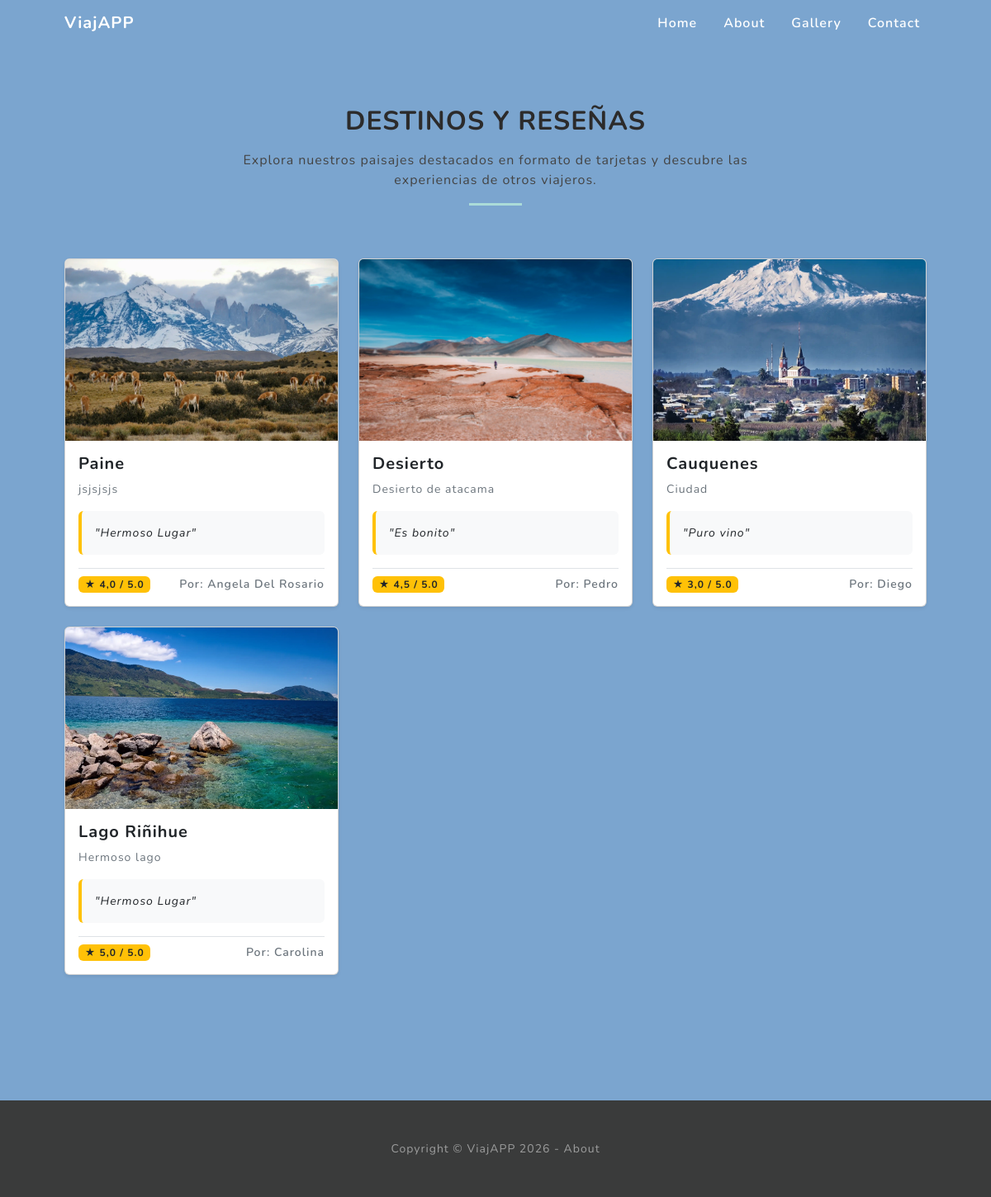
Page /gallery/?page=3 on the earlier database version.
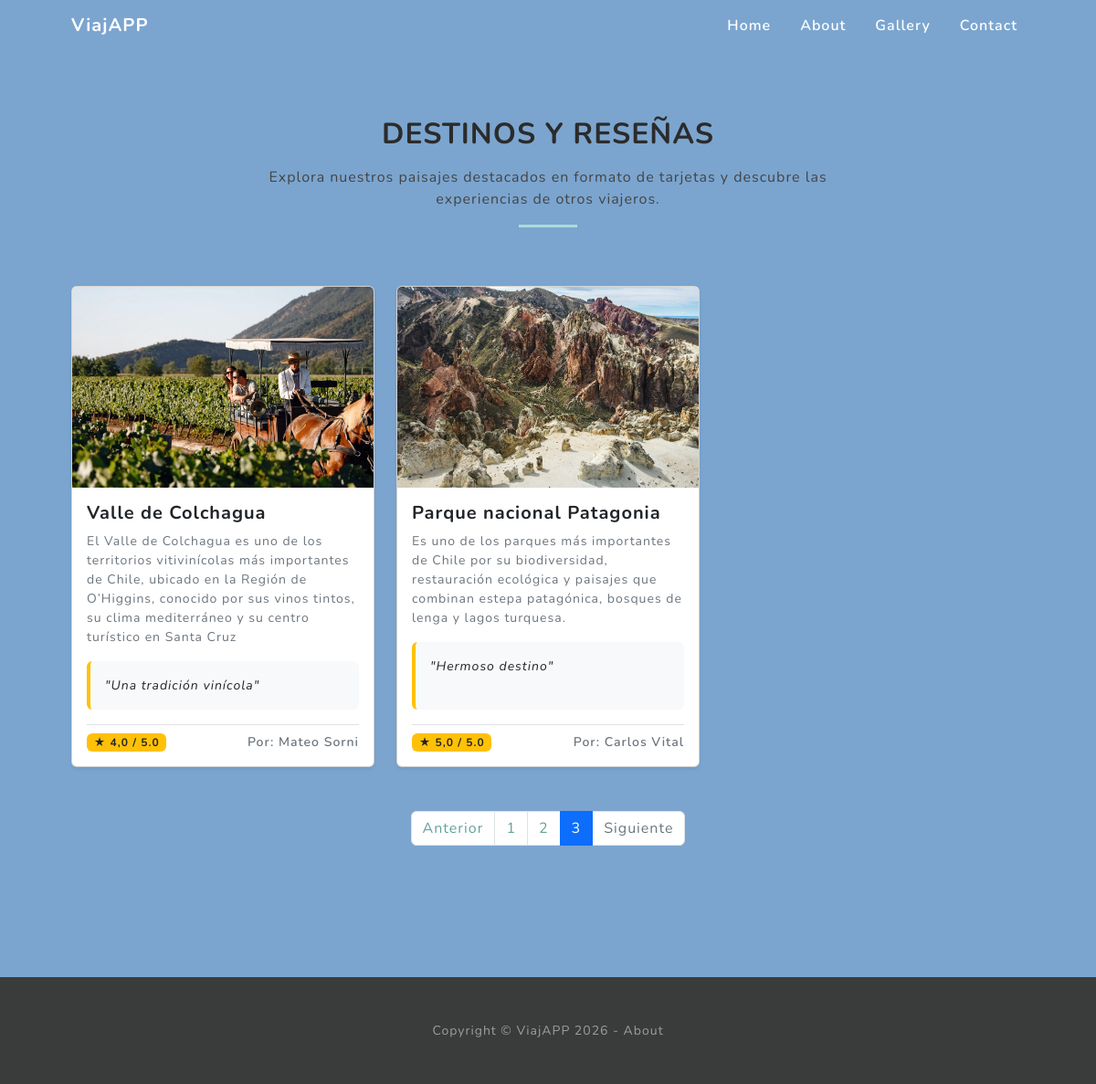
Same page on the later database version.
### gallery/models.py (models this page shows, shortened)
class Destino(models.Model):
    nombre=models.CharField(max_length=100, verbose_name='Nombre del destino')
    descripcion=models.TextField(verbose_name='Descripción del destino')
    imagen=models.ImageField(upload_to='destinos/', verbose_name='Imagen del destino')
    created=models.DateTimeField(auto_now_add=True, verbose_name='Fecha de creación')
    updated=models.DateTimeField(auto_now=True, verbose_name='Fecha de actualización')
    autor=models.CharField(max_length=100, verbose_name='Autor de la reseña')
    comentario=models.TextField(verbose_name='Comentario del destino')
    calificacion=models.DecimalField(max_digits=2, decimal_places=1, validators=[MinValueValidator(0.0), MaxValueValidator(5.0)], verbose_name='Calificación del destino')
    class Meta:
        verbose_name='Destino'
        verbose_name_plural='Destinos'

### gallery/views.py (the view)
# urls.py: path('gallery/', gallery_views.gallery, name='gallery'),
def gallery(request):
    destinos = Destino.objects.all()
    paginator=Paginator(destinos, 4)
    page_number = request.GET.get("page")
    page_obj = paginator.get_page(page_number)
    destinos = paginator.get_page(page_number)
    return render(request, 'gallery/gallery.html', {'destinos': destinos})

### gallery/templates/gallery/gallery.html
{% extends "gallery/base.html" %}
{% load static %}
{% block content %}
<section class="projects-section" id="projects">
    <div class="container px-4 px-lg-5">
        <div class="row justify-content-center">
            <div class="col-lg-8 text-center mb-5">
                <h2 class="text-uppercase fw-bold mb-3">Destinos y Reseñas</h2>
                <p>Explora nuestros paisajes destacados en formato de tarjetas y descubre las experiencias de otros viajeros.</p>
                <hr class="mx-auto gallery-divider" />
            </div>
        </div>
        <div class="row">
            {% for destino in destinos %}
                <div class="col-md-4 mb-4">
                    <div class="card h-100 shadow-sm">
                        {% if destino.imagen %}
                            <img src="{{ destino.imagen.url }}" class="card-img-top" alt="{{ destino.nombre }}" style="height: 220px; object-fit: cover;">
                        {% endif %}
                        <div class="card-body d-flex flex-column">
                            <h5 class="card-title fw-bold mb-2">{{ destino.nombre }}</h5>
                            <p class="card-text text-muted small mb-3">{{ destino.descripcion }}</p>
                            {% if destino.comentario %}
                                <div class="bg-light p-3 rounded mb-3 flex-grow-1 border-start border-4 border-warning">
                                    <p class="card-text fst-italic text-dark small mb-0">"{{ destino.comentario }}"</p>
                                </div>
                            {% endif %}
                            <div class="d-flex justify-content-between align-items-center mt-auto pt-2 border-top">
                                <span class="badge bg-warning text-dark">★ {{ destino.calificacion }} / 5.0</span>
                                <small class="text-muted fw-semibold">Por: {{ destino.autor }}</small>
                            </div>
                        </div>
                    </div>
                </div>
            {% empty %}
                <div class="col-12 text-center text-muted">
                    <p>No se encontraron destinos disponibles.</p>
                </div>
            {% endfor %}
        </div>
        {% if destinos.has_other_pages %}
        <div class="row mt-4">
            <div class="col-12">
                <nav aria-label="Navegación de destinos">
                    <ul class="pagination justify-content-center">
                        {% if destinos.has_previous %}
                            <li class="page-item">
                                <a class="page-link" href="?page={{ destinos.previous_page_number }}">Anterior</a>
                            </li>
                        {% else %}
                            <li class="page-item disabled">
                                <span class="page-link">Anterior</span>
                            </li>
                        {% endif %}
                        {% for page in destinos.paginator.page_range %}
                            {% if destinos.number == page %}
                                <li class="page-item active"><span class="page-link">{{ page }}</span></li>
                            {% else %}
                                <li class="page-item"><a class="page-link" href="?page={{ page }}">{{ page }}</a></li>
                            {% endif %}
                        {% endfor %}
                        {% if destinos.has_next %}
                            <li class="page-item">
                                <a class="page-link" href="?page={{ destinos.next_page_number }}">Siguiente</a>
                            </li>
                        {% else %}
                            <li class="page-item disabled">
                                <span class="page-link">Siguiente</span>
                            </li>
                        {% endif %}
                    </ul>
                </nav>
            </div>
        </div>
        {% endif %}
    </div>
</section>
{% endblock %}

Differences in the rows shown:
no longer on this page (row unchanged): Destino: imagen (picture), nombre "Paine", descripcion "jsjsjsjs", comentario "Hermoso Lugar", calificacion "4,0", autor "Angela Del Rosario"
no longer on this page (row unchanged): Destino: imagen (picture), nombre "Desierto", descripcion "Desierto de atacama", comentario "Es bonito", calificacion "4,5", autor "Pedro"
no longer on this page (row unchanged): Destino: imagen (picture), nombre "Cauquenes", descripcion "Ciudad", comentario "Puro vino", calificacion "3,0", autor "Diego"
no longer on this page (row unchanged): Destino: imagen (picture), nombre "Lago Riñihue", descripcion "Hermoso lago", comentario "Hermoso Lugar", calificacion "5,0", autor "Carolina"
added Destino: imagen (picture), nombre "Valle de Colchagua", descripcion "El Valle de Colchagua es uno de los territorios vitivinícolas más importantes de Chile, ubicado en la Región de O’Higgins, conocido por sus vinos tintos, su clima mediterráneo y su centro turístico en Santa Cruz", comentario "Una tradición vinícola", calificacion "4,0", autor "Mateo Sorni"
added Destino: imagen (picture), nombre "Parque nacional Patagonia", descripcion "Es uno de los parques más importantes de Chile por su biodiversidad, restauración ecológica y paisajes que combinan estepa patagónica, bosques de lenga y lagos turquesa.", comentario "Hermoso destino", calificacion "5,0", autor "Carlos Vital"
Other differences:
text now shown: "Anterior Siguiente"
new list line: "1"
new list line: "2"
new list line: "3"
